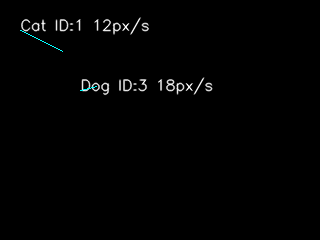
#> input picture AI/overlay_canvas_example.png, 320 x 240 px; its folder holds only this picture in this run
$ python -i gallery.py   (imports and definitions only)
#> lines starting #> are read from the running program, lines starting #| are printed output that depends on the picture
# gallery.py
# Loads PNG/JPG; robust thumbnails for grayscale; fixes empty view issues.
from __future__ import annotations
from pathlib import Path
from typing import List
import cv2 as cv, numpy as np
from PyQt6 import QtWidgets, QtGui, QtCore

def _thumb(path: Path, max_size: int = 160) -> QtGui.QPixmap:
#> called with path = 'overlay_canvas_example.png', max_size = 160
    im = cv.imread(str(path), cv.IMREAD_UNCHANGED)
#> im is the input picture: shape (240, 320, 3); mean B, G, R 2.4, 2.4, 2.2
    if im is None:
        return QtGui.QPixmap()
    if im.ndim == 2:
        im = cv.cvtColor(im, cv.COLOR_GRAY2RGB)
    elif im.shape[2] == 4:
        im = cv.cvtColor(im, cv.COLOR_BGRA2RGB)
    else:
        im = cv.cvtColor(im, cv.COLOR_BGR2RGB)
    h, w = im.shape[:2]
#> h = 240; w = 320
    s = max_size / float(max(h, w)) if max(h, w) else 1.0
#> s = 0.5
    im = cv.resize(im, (max(1, int(w*s)), max(1, int(h*s))), interpolation=cv.INTER_AREA)
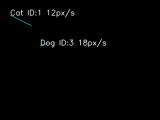
#> im: shape (120, 160, 3); mean R, G, B 2.3, 2.5, 2.5
#> (the run stopped early here; a loop or call above may not have finished)
